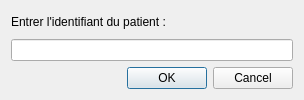
<?xml version="1.0" encoding="UTF-8"?>
<ui version="4.0">
 <class>patientNameDialog</class>
 <widget class="QDialog" name="patientNameDialog">
  <property name="geometry">
   <rect>
    <x>0</x>
    <y>0</y>
    <width>304</width>
    <height>100</height>
   </rect>
  </property>
  <property name="windowTitle">
   <string>Dialog</string>
  </property>
  <layout class="QVBoxLayout" name="verticalLayout">
   <item>
    <widget class="QLabel" name="label">
     <property name="text">
      <string>Entrer l'identifiant du patient :</string>
     </property>
    </widget>
   </item>
   <item>
    <widget class="QLineEdit" name="lineEdit"/>
   </item>
   <item>
    <widget class="QDialogButtonBox" name="buttonBox">
     <property name="orientation">
      <enum>Qt::Horizontal</enum>
     </property>
     <property name="standardButtons">
      <set>QDialogButtonBox::Cancel|QDialogButtonBox::Ok</set>
     </property>
    </widget>
   </item>
  </layout>
 </widget>
 <resources/>
 <connections>
  <connection>
   <sender>buttonBox</sender>
   <signal>accepted()</signal>
   <receiver>patientNameDialog</receiver>
   <slot>accept()</slot>
   <hints>
    <hint type="sourcelabel">
     <x>248</x>
     <y>254</y>
    </hint>
    <hint type="destinationlabel">
     <x>157</x>
     <y>274</y>
    </hint>
   </hints>
  </connection>
  <connection>
   <sender>buttonBox</sender>
   <signal>rejected()</signal>
   <receiver>patientNameDialog</receiver>
   <slot>reject()</slot>
   <hints>
    <hint type="sourcelabel">
     <x>316</x>
     <y>260</y>
    </hint>
    <hint type="destinationlabel">
     <x>286</x>
     <y>274</y>
    </hint>
   </hints>
  </connection>
 </connections>
</ui>
